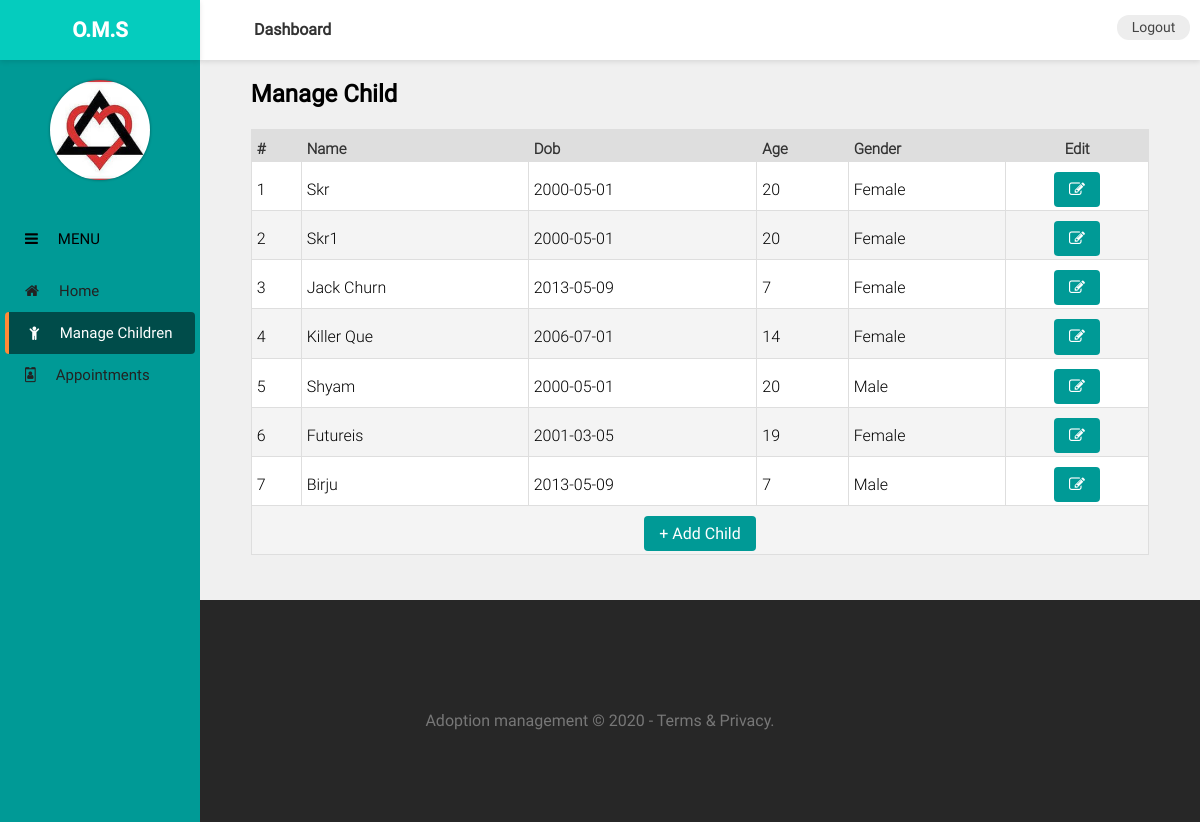
Page /Adoption/public/orphanage/godschild.php (signed in) on the committed database.
### tables this page shows
CREATE TABLE `child` (
  `Child_id` int(5) UNSIGNED NOT NULL,
  `Name` varchar(100) DEFAULT NULL,
  `DOB` date DEFAULT NULL,
  `Age` int(20) NOT NULL,
  `Gender` varchar(6) DEFAULT NULL,
  `Weight` float(7,4) DEFAULT NULL,
  `Height` float(7,4) DEFAULT NULL,
  `Blood_group` varchar(20) DEFAULT NULL,
  `Photo` varchar(225) DEFAULT NULL,
  `Reg_id` int(5) UNSIGNED NOT NULL
);

### Adoption/public/orphanage/godschild.php (the view, shortened to what this page needs)
<?php
$userid = $_SESSION["userid"];
$sql = sprintf("SELECT Child_id, Name, DOB, Gender, Age FROM child WHERE Reg_id=%s", $userid);
$conn = connect_db();
$rs = mysqli_query($conn, $sql);
?>
<div class="row dashboard clearfix">
<div class="col-w-10 dash-main">
	<div class="dash-header clearfix">
		<div class="col-w-11 dash-container"><h3 style="line-height: 60px;margin-left: 50px; color: #333;">Dashboard</h3></div>
		<div class="col-w-1"><a href="./logout.php" class="btn btn-logout" style="margin-top: 15px;">Logout</a></div>
	</div>
	<div class="dash-body">
		<div class="row">
			<div class="col-w-11" style="float: none !important; margin: 0 auto;">
				<h1 style="margin-bottom: 20px; font-family: 'Roboto regular'; font-size: 1.5em;">Manage Child</h1>
				<table width="100%" border="1" class="table">
					<tr class="tal thead">
						<th>#</th>
						<th>Name</th>
						<th>Dob</th>
						<th>Age</th>
						<th>Gender</th>
						<th class="tac">Edit</th>
					</tr>
					<?php
						if(mysqli_num_rows($rs) > 0)
						{
							$i = 1;
							while ($row = mysqli_fetch_array($rs, MYSQLI_ASSOC))
							{
								echo '<tr>';
								echo '<td>'. $i .'</td>';
								echo '<td>'. htmlspecialchars($row["Name"]) .'</td>';
								echo '<td>'. htmlspecialchars($row["DOB"]) .'</td>';
								echo '<td>'. htmlspecialchars($row["Age"]) .'</td>';
								if($row["Gender"] == 1)
									echo '<td>Male</td>';
								else
									echo '<td>Female</td>';
								echo '<td class="tac"><a href="editchild.php?chid='. $row["Child_id"] .'" class="btn btn-sm accent-primary"><i class="fa fa-pencil-square-o" aria-hidden="true"></i></a></td>';
								echo '</tr>';
								$i++;
							}
						}
					?>
					<tr>
						<td colspan="7" class="tac"><a href="addchild.php" class="btn btn-sm accent-primary">+ Add Child</a></td>
					</tr>
				</table>
			</div>
		</div>
	</div>
</div>
</div>

### Adoption/public/assets/css/layout.css (style rules this page uses)
html, body { height: 100%; width: 100%; background-color: #fff; font-family: "Roboto regular"; }
.row { display: block; width: 100%; }
.col-w-1, .col-w-2, .col-w-3, .col-w-4, .col-w-5, .col-w-6, .col-w-7, .col-w-8, .col-w-9, .col-w-10, .col-w-11, .col-w-12 { display: block; float: left; min-height: 10px; box-sizing: border-box; }
.col-w-1 { width: 8.333333333%; }
.col-w-10 { width: 83.333333333%; }
.col-w-11 { width: 91.666666667%; }
.btn { display: inline-block; border-radius: 4px; }
.dash-container { padding: 0 4px; }
.dash-sidebar .brand-header, .dash-main .dash-header { min-height: 60px; box-shadow: 0 2px 5px rgba(0, 0, 0, 0.1); margin-bottom: 20px; }
.dash-main .dash-header { background-color: #FFFFFF; }
.dash-main { background-color: #F0F0F0; margin-left: 16.666666667%; min-height: 600px; }
.dash-body { padding: 0 10px; box-sizing: border-box; }

### Adoption/public/assets/css/styles.css (style rules this page uses)
html, body, div, span, object, iframe, h1, h2, h3, h4, h5, h6, p, blockquote, pre, a, abbr, acronym, address, big, cite, code, del, dfn, em, ins, kbd, q, s, samp, small, strike, strong, sub, sup, tt, var, b, u, i, center, dl, dt, dd, ol, ul, li, fieldset, form, label, table, caption, tbody, tfoot, thead, tr, th, td, canvas, details, embed, figure, figcaption, header, nav, article, aside, footer, img, time, mark, audio, video { margin: 0; padding: 0; border: 0; font-size: 100%; vertical-align: baseline; }
body { line-height: 1.2; }
table { border-collapse: collapse; border-spacing: 0; }
.clearfix:after { content: ""; display: block; clear: both; }
a { text-decoration: none; }
.accent-primary { background-color: #009A96; }
.tal { text-align: left !important; }
.tac { text-align: center !important; }
.btn-sm { color: #fff; padding: 8px 15px; display: inline-block; font-family: "Roboto regular"; font-size: 1em; }
.btn-logout { font-family: "Roboto regular", Arial; font-size: 14px; background-color: #ededed; padding: 4px 15px; color: #444; border-radius: 12px; }
.top-org h3, .top-org h4, { font-family: "Roboto regular"; color: #6A6A6A; }
.table { background-color: #fff; border-radius: 4px; border: 1px solid #dedede; font-family: "Roboto light", Arial; margin-bottom: 20px; }
.table tr:nth-of-type(odd) { background-color: rgba(200, 200, 200, 0.2); }
.table .thead { font-size: 15px; color: #333; font-weight: normal; background-color: rgba(200, 200, 200, 0.6) !important; }
.table td, .table th { padding: 10px 5px 3px 5px; vertical-align: baseline; border: 1px solid #dedede; }

### rows in the picture
child: Name "Skr", DOB "2000-05-01", Age "20", Gender "Female"
child: Name "Skr1", DOB "2000-05-01", Age "20", Gender "Female"
child: Name "Jack Churn", DOB "2013-05-09", Age "7", Gender "Female"
child: Name "Killer Que", DOB "2006-07-01", Age "14", Gender "Female"
child: Name "Shyam", DOB "2000-05-01", Age "20", Gender "Male"
child: Name "Futureis", DOB "2001-03-05", Age "19", Gender "Female"
child: Name "Birju", DOB "2013-05-09", Age "7", Gender "Male"
